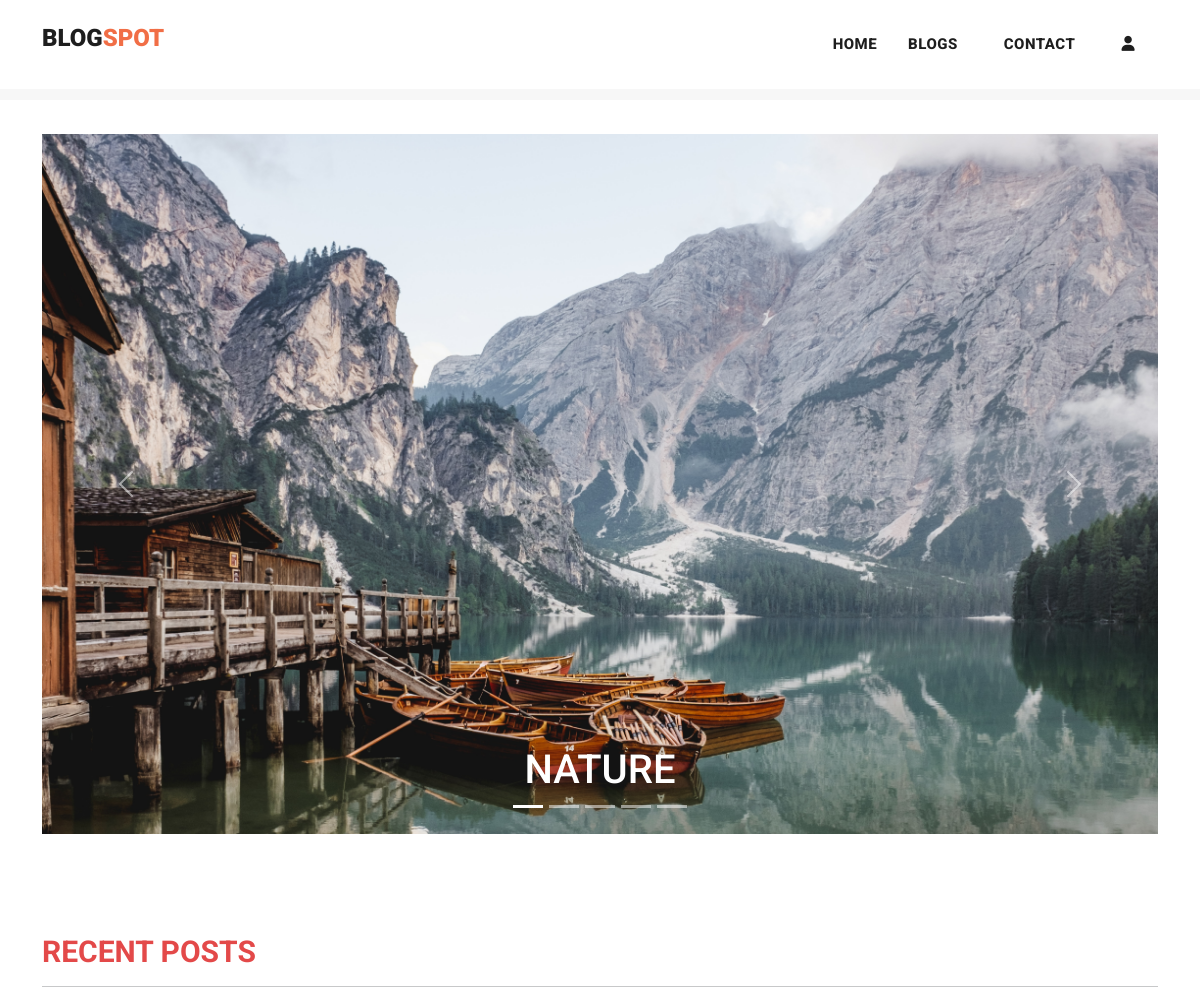
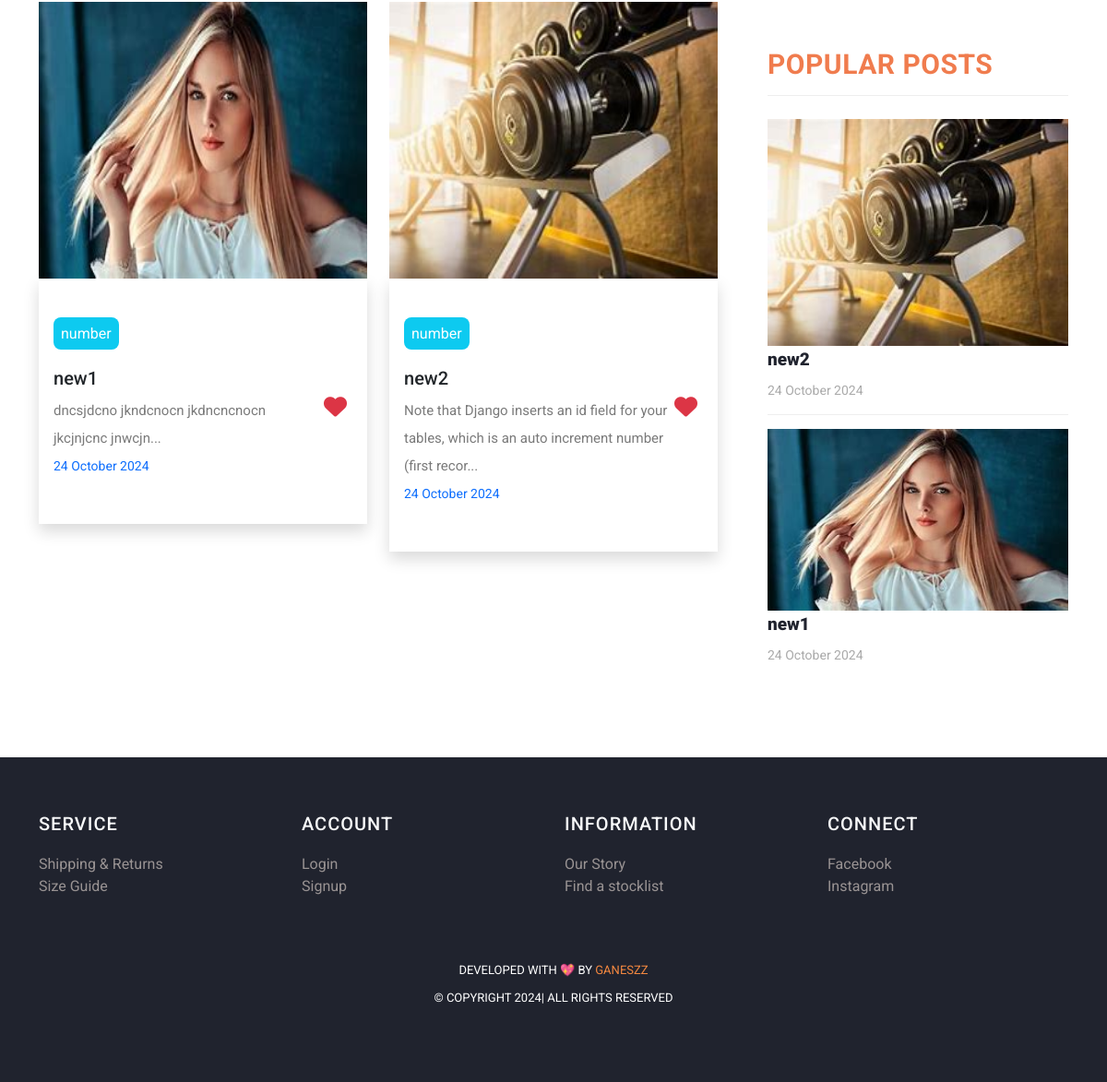
The page / on the database its author committed (2 pictures, top to bottom).
### myapp/models.py (models this page shows, shortened)
class Post(models.Model):
    postname = models.CharField(max_length=600)
    category = models.CharField(max_length=600)
    image = models.ImageField(upload_to='images/posts',blank=True,null=True)
    content = models.CharField(max_length=100000)
    time = models.CharField(default=time,max_length=100, blank=True)
    likes = models.IntegerField(null=True,blank=True,default=0)
    user = models.ForeignKey(User,on_delete=models.CASCADE)

### myapp/views.py (the view)
# urls.py: path("",views.index,name="index"),
def index(request):
    return render(request,"index.html",{
        'posts':Post.objects.filter(user_id=request.user.id).order_by("id").reverse(),
        'top_posts':Post.objects.all().order_by("-likes"),
        'recent_posts':Post.objects.all().order_by("-id"),
        'user':request.user,
        'media_url':settings.MEDIA_URL
    })

### templates/index.html (shortened to what this page needs)
{% load static %}
<!DOCTYPE html>
<html lang="en">
<head>
  <link href="https://cdn.jsdelivr.net/npm/bootstrap@5.3.0-alpha3/dist/css/bootstrap.min.css" rel="stylesheet"
>
  <link href="{% static 'vendor/bootstrap/css/bootstrap.min.css' %}" rel="stylesheet">
  <link href="https://cdn.jsdelivr.net/npm/bootstrap@5.3.1/dist/css/bootstrap.min.css" rel="stylesheet"
>
</head>
<link rel="stylesheet" href="{% static 'assets/css/fontawesome.css' %}">
<link rel="stylesheet" href="https://cdnjs.cloudflare.com/ajax/libs/font-awesome/6.4.2/css/all.min.css">
<link rel="stylesheet" href="{% static 'assets/css/templatemo-stand-blog.css' %}">
<link rel="stylesheet" href="{% static 'assets/css/owl.css' %}">
<link rel="stylesheet" href="{% static 'assets/css/styles.css' %}">
</head>
<body>
  {%include 'header.html'%}
  <div class="container mt-5 carousel">
    <div id="carouselExampleCaptions" class="carousel slide">
      <div class="carousel-indicators">
        <button type="button" data-bs-target="#carouselExampleCaptions" data-bs-slide-to="0" class="active"
          aria-current="true" aria-label="Slide 1"></button>
        <button type="button" data-bs-target="#carouselExampleCaptions" data-bs-slide-to="1"
          aria-label="Slide 2"></button>
        <button type="button" data-bs-target="#carouselExampleCaptions" data-bs-slide-to="2"
          aria-label="Slide 3"></button>
        <button type="button" data-bs-target="#carouselExampleCaptions" data-bs-slide-to="3"
          aria-label="Slide 4"></button>
        <button type="button" data-bs-target="#carouselExampleCaptions" data-bs-slide-to="4"
          aria-label="Slide 5"></button>
      </div>
      <div class="carousel-inner">
        <div class="carousel-item active">
          <img src="{% static 'assets/images/nature.jpg' %}" alt="image1">
          <div class="carousel-caption ">
            <h1>NATURE</h1>
          </div>
        </div>
      </div>
      <button class="carousel-control-prev" type="button" data-bs-target="#carouselExampleCaptions"
        data-bs-slide="prev">
        <span class="carousel-control-prev-icon" aria-hidden="true"></span>
      </button>
      <button class="carousel-control-next" type="button" data-bs-target="#carouselExampleCaptions"
        data-bs-slide="next">
        <span class="carousel-control-next-icon" aria-hidden="true"></span>
      </button>
    </div>
  </div>
  <section class="blog-posts">
    <div class="container">
      <h3 class="mb-2" style="color: rgb(227, 73, 73); font-size: 30px; font-weight: bold;">RECENT POSTS</h3>
      <hr>
      <div class=" row">
        <div class="col-lg-8">
          <div class="all-blog-posts">
            <div class="row">
              {% for post in top_posts|slice:"0:7" %}
              <div class="col col-lg-6 col-12 pb-2 blog-post ">
                <img src="{{media_url}}{{post.image}}" alt="" class="img-fluid" width="100%">
                <div class="px-3 py-5 shadow">
                  <a href="{% url 'post' post.id %}" class="text-decoration-none text-dark mb-3">
                    <span class="text-white bg-info text-center rounded-3 mt-5"
                      style="padding: 8px;">{{post.category}}</span>
                    <h5 class="mt-4">{{post.postname}}</h5>
                  </a>
                  <form method="post" action="{% url 'increaselikes' post.id %}">
                    <button class="float-right small" type="submit"
                      style="border: none; background: transparent; font-size: 25px;"><i
                        class="fa fa-heart text-danger"></i></button>
                  </form>
                  <p class="mt-2">{{post.content|slice:"0:100"}}...</p>
                  <p class="small text-primary">{{post.time}} </p>
                </div>
              </div>
              {% endfor %}
            </div>
          </div>
        </div>
        <div class="col-lg-4">
          <div class="sidebar">
            <div class="row">
              <div class="col-lg-12">
                <div class="sidebar-item recent-posts">
                  <div class="sidebar-heading">
                    <h2 style="color: rgb(240, 124, 78); font-size: 30px; font-weight: bold;">Popular Posts</h2>
                  </div>
                  <div class="content">
                    <ul>
                      {% for post in recent_posts|slice:"0:" %}
                      <li>
                        <img src="{{media_url}}{{post.image}}" class="img-fluid" alt="" width="100%">
                        <a href="post-details.html">
                          <a href="{% url 'post' post.id %}" class="text-decoration-none text-dark">
                            <h5>{{post.postname}}</h5>
                          </a>
                          <span>{{post.time}}</span>
                        </a>
                      </li>
                      {% endfor %}
                    </ul>
                  </div>
                </div>
              </div>
            </div>
          </div>
        </div>
      </div>
    </div>
  </section>
  {% include 'footer.html' %}
</body>
</html>

### static/assets/css/templatemo-stand-blog.css (style rules this page uses)
body { font-family: 'Roboto', sans-serif; overflow-x: hidden; text-rendering: optimizeLegibility; -webkit-font-smoothing: antialiased; -moz-osx-font-smoothing: grayscale; }
p { margin-bottom: 0px; font-size: 15px; font-weight: 400; color: #7a7a7a; line-height: 30px; }
a { text-decoration: none!important; }
ul { padding: 0; margin: 0; list-style: none; }
h1,h2,h3,h4,h5,h6 { margin: 0px; }
.blog-posts { margin-top: 100px; }
.blog-posts .blog-post { margin-bottom: 30px; }
.blog-posts .sidebar-heading h2 { font-size: 18px; text-transform: uppercase; font-weight: 900; letter-spacing: 0.5px; color: #20232e; border-bottom: 1px solid #eee; padding-bottom: 15px; margin-bottom: 25px; }
.sidebar { margin-left: 30px; }
.sidebar .sidebar-item { margin-top: 50px; }
.sidebar .sidebar-heading h2 { font-size: 18px; text-transform: uppercase; font-weight: 900; letter-spacing: 0.5px; color: #20232e; border-bottom: 1px solid #eee; padding-bottom: 15px; margin-bottom: 25px; }
.sidebar .recent-posts ul li { margin-bottom: 15px; padding-bottom: 15px; border-bottom: 1px solid #eee; }
.sidebar .recent-posts ul li:last-child { margin-bottom: 0px; padding-bottom: 0px; border-bottom: none; }
.sidebar .recent-posts ul li h5 { font-size: 19px; font-weight: 900; color: #20232e; line-height: 30px; transition: all 0.3s; }
.sidebar .recent-posts ul li span { display: block; font-size: 14px; color: #aaa; margin-top: 8px; }

### static/assets/css/styles.css (style rules this page uses)
.carousel img { width: 100%; height: 700px; }
.blog-posts .blog-post img, .blog-post img { height: 300px; }

### templates/footer.html (style rules this page uses)
li { text-decoration: none; text-align: left; }
li a { color: rgb(153, 147, 147); }

### rows shown on the page
Post: image (picture), category "number", postname "new1", content "dncsjdcno jkndcnocn jkdncncnocn jkcjnjcnc jnwcjn", time "24 October 2024"
Post: image (picture), category "number", postname "new2", content "Note that Django inserts an id field for your tables, which is an auto increment number (first recor", time "24 October 2024"
